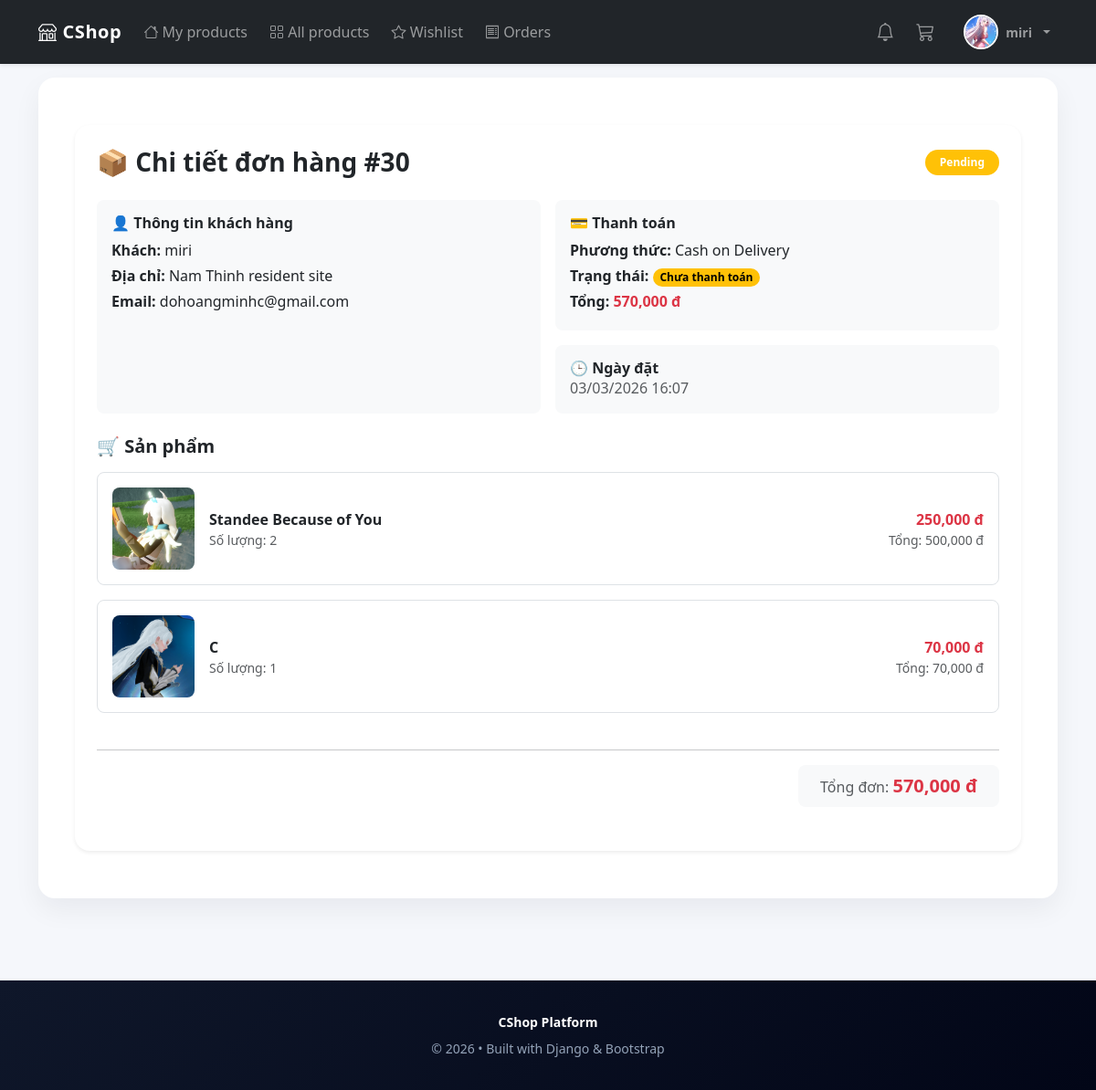
/shops/orders/30/ (signed in), run on an earlier commit of the app's database.
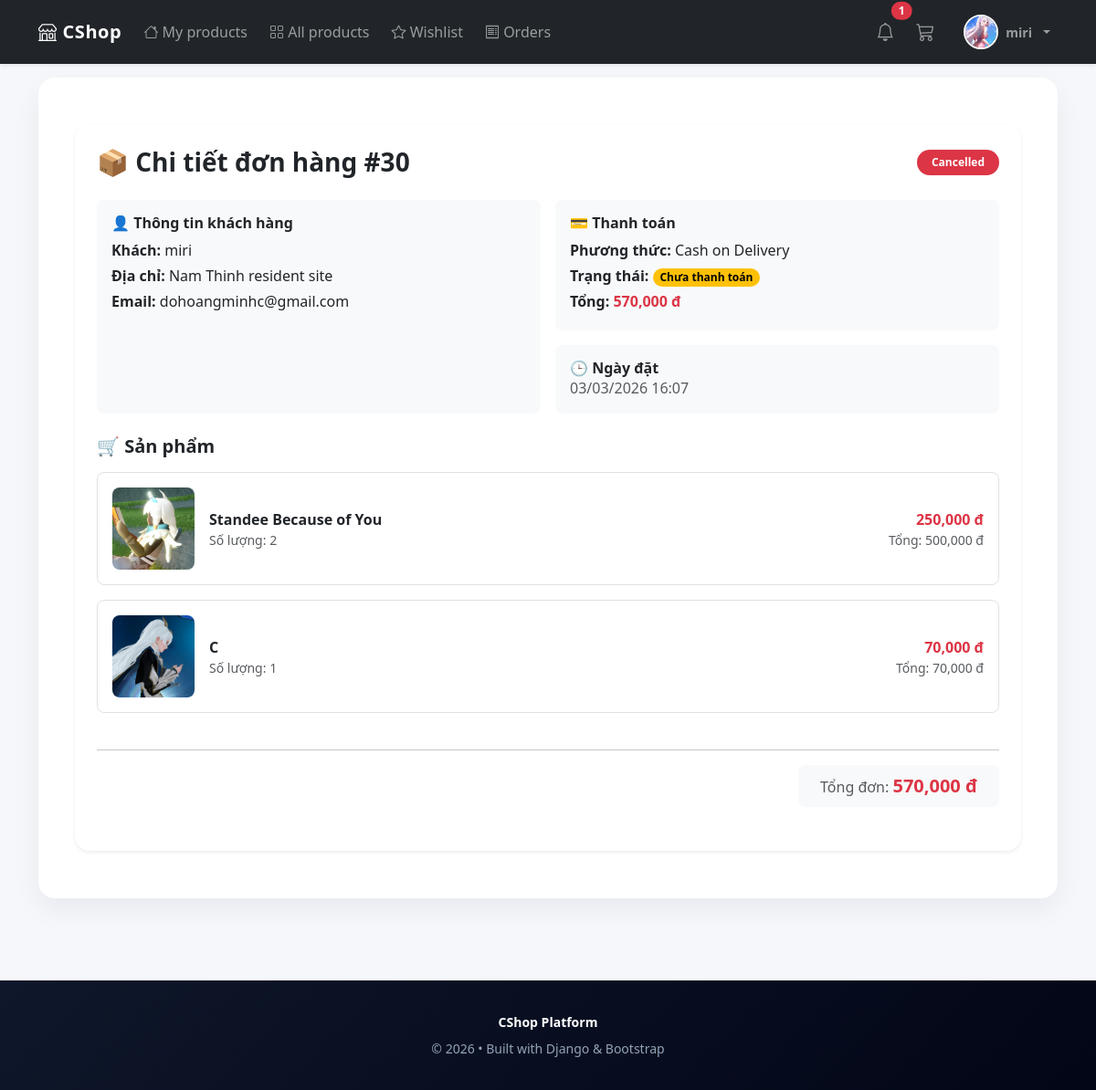
And on a later commit of the database.
### shops/views.py (the view)
# urls.py: path('orders/<int:order_id>/', views.order_detail, name='order_detail'),
@login_required
def order_detail(request, order_id):
    order = get_object_or_404(
        Order,
        id=order_id,
        user=request.user
    )
    items = order.items.all() # related_name='items' trong OrderItem
    return render(request, 'shops/order_detail.html', {
        'order': order,
        'items': items
    })

### shops/context_processors.py (called while the page is built)
def notification_count(request):
    if request.user.is_authenticated:
        count = request.user.notifications.filter(is_read=False).count()
    else:
        count = 0
    return {
        "unread_notifications": count
    }

### shops/models.py (called while the page is built)
    def get_total(self):
        return self.price * self.quantity

### shops/templates/shops/order_detail.html (shortened to what the changed rows need)
{% extends 'users/base.html' %}
{% load humanize %}
{% block body %}
<div class="container py-4" style="max-width: 1100px;">
    <div class="card shadow-sm border-0 rounded-4 p-4">
        <div class="d-flex justify-content-between align-items-center mb-4">
            <h3 class="fw-bold mb-0">📦 Chi tiết đơn hàng #{{ order.id }}</h3>
            {% if order.status == 'pending' %}
                <span class="badge bg-warning rounded-pill px-3 py-2">Pending</span>
            {% elif order.status == 'processing' %}
                <span class="badge bg-primary rounded-pill px-3 py-2">Processing</span>
            {% elif order.status == 'shipping' %}
                <span class="badge bg-info rounded-pill px-3 py-2">Shipping</span>
            {% elif order.status == 'completed' %}
                <span class="badge bg-success rounded-pill px-3 py-2">Completed</span>
            {% elif order.status == 'cancelled' %}
                <span class="badge bg-danger rounded-pill px-3 py-2">Cancelled</span>
            {% else %}
                <span class="badge bg-secondary rounded-pill px-3 py-2">
                    {{ order.get_status_display }}
                </span>
            {% endif %}
        </div>
    </div>
</div>
{% endblock %}

### users/templates/users/base.html (shortened to what this page needs)
<!DOCTYPE html>
<html lang="en">
<head>
    <link href="https://cdn.jsdelivr.net/npm/bootstrap@5.3.2/dist/css/bootstrap.min.css" rel="stylesheet">
    <link rel="stylesheet" href="https://cdn.jsdelivr.net/npm/bootstrap-icons@1.11.3/font/bootstrap-icons.min.css">
</head>
<body>
<nav class="navbar navbar-expand-lg navbar-dark bg-dark fixed-top shadow-sm">
  <div class="container">
    <a class="navbar-brand" href="{% url 'shops:index' %}">
        <i class="bi bi-shop"></i> CShop
    </a>
    <div class="collapse navbar-collapse" id="navbarNav">
      <ul class="navbar-nav me-auto gap-2">
        <li class="nav-item">
          <a class="nav-link" href="{% url 'shops:index' %}">
            <i class="bi bi-house"></i> My products
          </a>
        </li>
        <li class="nav-item">
          <a class="nav-link" href="{% url 'shops:product_list' %}">
            <i class="bi bi-grid"></i> All products
          </a>
        </li>
        <li class="nav-item">
          <a class="nav-link" href="{% url 'shops:wishlist' %}">
            <i class="bi bi-star"></i> Wishlist
          </a>
        </li>
        {% if request.user.is_staff %}
        <li class="nav-item">
          <a class="nav-link" href="{% url 'shops:order_list' %}">
            <i class="bi bi-receipt"></i> Orders
          </a>
        </li>
        <li class="nav-item">
          <a href="{% url 'shops:dashboard' %}" class="nav-link">
            📊 Dashboard
          </a>
        </li>
        {% else %}
        <li class="nav-item">
          <a class="nav-link" href="{% url 'shops:order_history' %}">
            <i class="bi bi-receipt"></i> Orders
          </a>
        </li>
        {% endif %}
      </ul>
      <ul class="navbar-nav me-2">
        <li class="nav-item">
          <a class="nav-link position-relative"
            href="{% url 'shops:notifications' %}">
            <i class="bi bi-bell fs-5"></i>
            {% if unread_notifications > 0 %}
            <span class="position-absolute top-0 start-100 translate-middle badge rounded-pill bg-danger">
              {{ unread_notifications }}
            </span>
            {% endif %}
          </a>
        </li>
      </ul>
      {% if request.user.is_authenticated %}
      <ul class="navbar-nav me-3">
        <li class="nav-item">
          <a class="nav-link position-relative" href="{% url 'shops:cart_detail' %}">
            <i class="bi bi-cart3 fs-5"></i>
          </a>
        </li>
      </ul>
      {% endif %}
      <ul class="navbar-nav align-items-center gap-2">
        {% if request.user.is_authenticated %}
          <li class="nav-item dropdown">
            <a class="nav-link dropdown-toggle d-flex align-items-center gap-2" href="#" role="button" data-bs-toggle="dropdown">
              {% if request.user.profile.photo %}
                <img src="{{ request.user.profile.photo.url }}" class="rounded-circle avatar">
              {% else %}
                <div class="rounded-circle bg-secondary text-white d-flex align-items-center justify-content-center avatar">
                  <i class="bi bi-person-fill"></i>
                </div>
              {% endif %}
              <span class="small fw-semibold">{{ request.user.username }}</span>
            </a>
          </li>
        {% endif %}
      </ul>
    </div>
  </div>
</nav>
<div class="container">
    <div class="main-card">
        {% block body %}
        {% endblock %}
    </div>
</div>
<footer>
    <div class="container">
        <div class="mb-2"><strong>CShop Platform</strong></div>
        <div>© 2026 • Built with Django & Bootstrap</div>
    </div>
</footer>
</body>
</html>

What changed in the data, as far as the page shows it:
changed Order "Nam Thinh resident site": status "pending" → "cancelled" (drawn)
Also different on the page:
{{ unread_notifications }}: (not shown) → "1"
text no longer shown: "Pending"
text now shown: "Cancelled"
